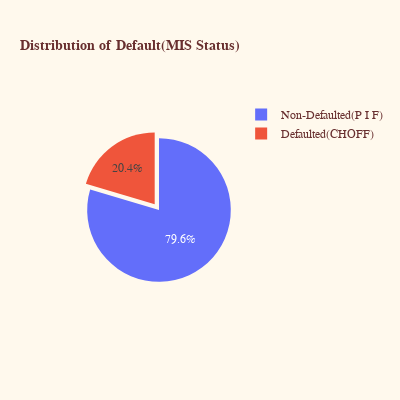

Write notebook code for a chart like this one.
### Markdown cell above
#### 3.1.1 Distribution of Defaulted debtors

### Code cell
default_counts = df['Default'].value_counts()
labels = ['Non-Defaulted (P I F)', 'Defaulted (CHOFF)']
values = [default_counts.get(0, 0), default_counts.get(1, 0)]
pull = [0, 0.1] 
fig = go.Figure(data=[go.Pie(labels=labels, values=values, pull=pull)])
fig.update_layout(cus_layout, title_text='<b>Distribution of Default (MIS Status)</b>', width=400, height=400)

### Figure 1 — Plotly figure (JSON) as saved in the notebook; plotly's stock layout.template omitted (floating-point values rounded to 4 significant figures)
{"data": [{"labels": ["Non-Defaulted(P I F)", "Defaulted(CHOFF)"], "pull": [0, 0.1], "values": [539399, 138286], "type": "pie"}], "layout": {"font": {"color": "#682F2F", "family": "serif", "size": 12}, "title": {"font": {"color": "#682F2F", "family": "serif", "size": 14, "weight": "bold"}, "text": "<b>Distribution of Default(MIS Status)</b>"}, "xaxis": {"gridcolor": "white", "tickcolor": "#682F2F"}, "yaxis": {"gridcolor": "white", "tickcolor": "#682F2F"}, "paper_bgcolor": "#FFF9ED", "plot_bgcolor": "#FFF9ED", "width": 400, "height": 400}}
